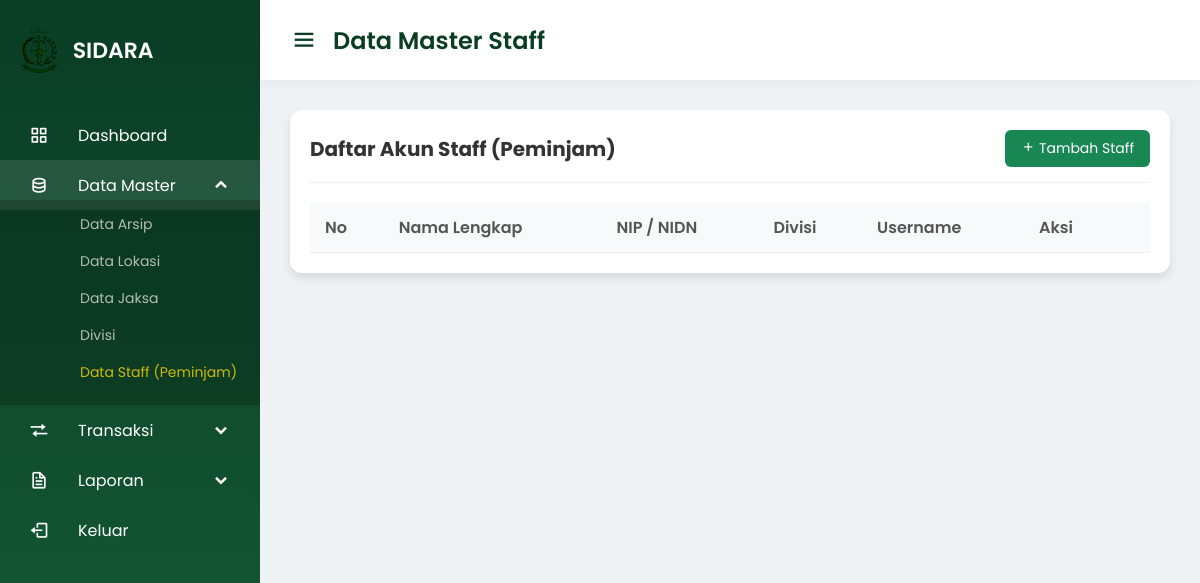
The page /SIDARA/admin/data_master/data_staff/data_staff.php (signed in) on the database as committed earlier.
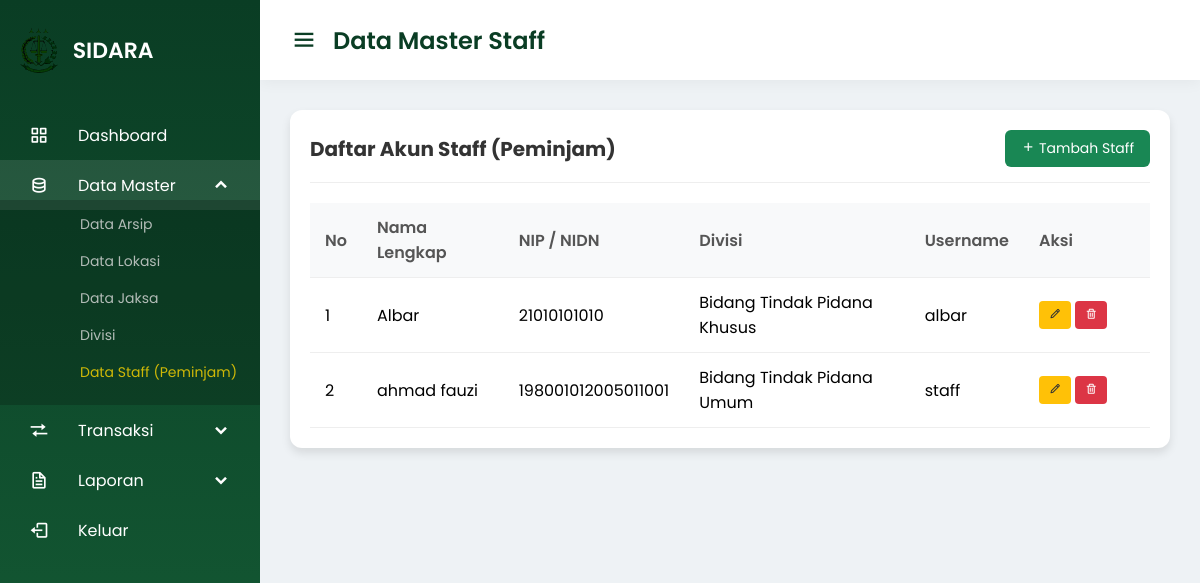
The same page on the database as committed later.
### tables this page shows
CREATE TABLE `pengguna` (
  `id_pengguna` int NOT NULL,
  `nama_pengguna` varchar(50) NOT NULL,
  `kata_sandi` varchar(255) NOT NULL,
  `nama_lengkap` varchar(100) NOT NULL,
  `peran` enum('admin','pimpinan','staff') NOT NULL,
  `nip` varchar(50) DEFAULT NULL,
  `divisi` varchar(100) DEFAULT NULL
);

### SIDARA/admin/data_master/data_staff/data_staff.php (the view, shortened to what this page needs)
<?php
include '../../../config/koneksi.php';
?>
<!DOCTYPE html>
<html lang="id">
<head>
    <link rel="stylesheet" href="/sidara/assets/style.css">
    <link href='https://unpkg.com/boxicons@2.0.7/css/boxicons.min.css' rel='stylesheet'>
</head>
<body>
    <?php include '../../layout/navbar.php'; ?>
    <section class="home-section">
        <nav>
            <div class="sidebar-button">
                <i class='bx bx-menu sidebarBtn'></i>
                <span class="dashboard">Data Master Staff</span>
            </div>
        </nav>
        <div class="home-content">
            <div class="card">
                <div class="card-header">
                    <h3>Daftar Akun Staff (Peminjam)</h3>
                    <a href="tambah_staff.php" class="btn-add"><i class='bx bx-plus'></i> Tambah Staff</a>
                </div>
                <div class="table-responsive">
                    <table>
                        <thead>
                            <tr>
                                <th>No</th>
                                <th>Nama Lengkap</th>
                                <th>NIP / NIDN</th>
                                <th>Divisi</th>
                                <th>Username</th>
                                <th width="15%">Aksi</th>
                            </tr>
                        </thead>
                        <tbody>
                            <?php
                            $no = 1;
                            $sql = mysqli_query($conn, "SELECT * FROM pengguna WHERE peran='staff' ORDER BY id_pengguna DESC");
                            while ($d = mysqli_fetch_assoc($sql)) {
                            ?>
                            <tr>
                                <td><?= $no++; ?></td>
                                <td><?= $d['nama_lengkap']; ?></td>
                                <td><?= $d['nip']; ?></td>
                                <td><?= $d['divisi']; ?></td>
                                <td><?= $d['nama_pengguna']; ?></td>
                                <td>
                                    <a href="edit_staff.php?id=<?= $d['id_pengguna']; ?>" class="btn-sm btn-edit" title="Edit">
                                        <i class='bx bx-pencil'></i>
                                    </a>
                                    <a href="hapus_staff.php?id=<?= $d['id_pengguna']; ?>" class="btn-sm btn-delete" onclick="return confirm('Yakin ingin menghapus akun staff ini?')" title="Hapus">
                                        <i class='bx bx-trash'></i>
                                    </a>
                                </td>
                            </tr>
                            <?php } ?>
                        </tbody>
                    </table>
                </div>
            </div>
        </div>
    </section>
</body>
</html>

Rows that differ between the two databases and show on the page:
added pengguna: nama_lengkap "Albar", nip "21010101010", divisi "Bidang Tindak Pidana Khusus", nama_pengguna "albar"
added pengguna: nama_lengkap "ahmad fauzi", nip "198001012005011001", divisi "Bidang Tindak Pidana Umum", nama_pengguna "staff"
